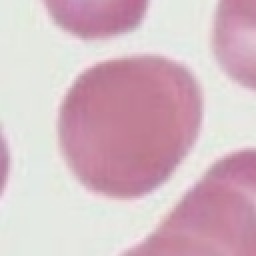
#> input picture ai-backend/yolo_crops/normal/yc_val_09147c1a.jpg, 128 x 128 px (shown 2 times larger); its folder holds only this picture in this run
$ python manual_crop_tool.py yolo_crops/normal/yc_val_09147c1a.jpg
#> lines starting #> are read from the running program, lines starting #| are printed output that depends on the picture; after the words box and inside, x2 and y2 are one past the last pixel; in counts of white or black regions, pixels touching at a corner belong together
"""
Manual Crop Tool for Validation Cells Curation (v2)
=====================================================
Usage:
    python manual_crop_tool.py <smear_image_path>

Example:
    python manual_crop_tool.py validation_smears/sickle/sickle_01.jpg.jpg

Controls:
    ── Navigation ──
    Mouse wheel     Zoom in / out (centered on cursor)
    Right-drag      Pan the zoomed image
    Middle-click    Reset zoom to fit

    ── Crop Size (cycle with bracket keys) ──
    [             Decrease crop size: 160 → 128 → 112 → 96
    ]             Increase crop size: 96 → 112 → 128 → 160

    ── Cell Selection ──
    Left-click    Select a cell center (shows preview + crosshair)

    ── Classification (after left-click) ──
    1             Save as normal
    2             Save as sickle
    3             Save as artifact
    4             Reject / skip (no save)

    ── Session ──
    z             Undo last saved crop
    q             Quit and save session

Output:
    validation_cells/raw/{class}/manual_{smear}_{NNN}.png    (raw NxN lossless)
    validation_cells/{class}/manual_{smear}_{NNN}.jpg        (128x128 model-ready)
    validation_cells/crop_log.json                           (append-only metadata)
"""
import sys
import os
import json
import cv2
import numpy as np
from pathlib import Path
from datetime import datetime, timezone

# ── Configuration ──
CROP_SIZES = [96, 112, 128, 160]
DEFAULT_CROP_IDX = 0  # start at 96
RESIZED_SIZE = 128
OUTPUT_BASE = Path("validation_cells")
CLASS_MAP = {
    ord("1"): "normal",
    ord("2"): "sickle",
    ord("3"): "artifact",
    ord("4"): "__skip__",
}
ZOOM_STEP = 1.25
MIN_ZOOM = 0.5
MAX_ZOOM = 10.0
WINDOW_W = 1200
WINDOW_H = 850


def load_crop_log():
    log_path = OUTPUT_BASE / "crop_log.json"
    if log_path.exists():
        with open(log_path) as f:
            return json.load(f)
    return []


# [19 lines left out: functions save_crop_log, get_next_index, not called in this run]


def determine_smear_class(image_path):
    p = str(image_path).lower()
    if "normal" in p:
        return "normal"
    elif "sickle" in p:
        return "sickle"
    return "unknown"


class CropTool:
    def __init__(self, image_path):
#> called with image_path = 'yolo_crops/normal/yc_val_09147c1a.jpg'
        self.image_path = Path(image_path)
        self.smear_name = self.image_path.stem.replace(".jpg", "").replace(".png", "")
        self.smear_class = determine_smear_class(image_path)
        self.img_full = cv2.imread(str(image_path))
#> self.img_full is the input picture: shape (128, 128, 3); mean B, G, R 195.9, 186.1, 213.1
        if self.img_full is None:
            raise ValueError(f"Cannot read image: {image_path}")

        self.h_full, self.w_full = self.img_full.shape[:2]
#> self.h_full = 128; self.w_full = 128
        self.crop_log = load_crop_log()
        self.session_crops = []
        self.pending_click = None  # (x, y) in full-image coordinates
        self.crop_size_idx = DEFAULT_CROP_IDX
        self.needs_redraw = True

        # Zoom / Pan state — viewport defined in full-image coordinates
        # (vx, vy) = top-left corner of viewport in full image
        # zoom = how many screen pixels per full-image pixel
        fit_zoom = min(WINDOW_W / self.w_full, WINDOW_H / self.h_full)
#> fit_zoom = 6.64
        self.zoom = fit_zoom
#> self.zoom = 6.64
        self.fit_zoom = fit_zoom
#> self.fit_zoom = 6.64
        self.vx = 0.0  # viewport left in full-image coords
        self.vy = 0.0  # viewport top in full-image coords

        # Pan drag state
        self._dragging = False
        self._drag_start = None  # (mouse_x, mouse_y)
        self._drag_vx0 = 0.0
        self._drag_vy0 = 0.0

        # Ensure output dirs
        for cls in ["normal", "sickle", "artifact"]:
            (OUTPUT_BASE / cls).mkdir(parents=True, exist_ok=True)
            (OUTPUT_BASE / "raw" / cls).mkdir(parents=True, exist_ok=True)

    @property
    def crop_size(self):
        return CROP_SIZES[self.crop_size_idx]

    @property
    def half_crop(self):
        return self.crop_size // 2

    # [23 lines left out: functions _clamp_viewport, _screen_to_full, _full_to_screen, _is_near_border, not called in this run]

    def _render(self):
        """Render the current viewport with overlays."""
        # Compute the region of the full image visible on screen
        view_w = WINDOW_W / self.zoom
        view_h = WINDOW_H / self.zoom

        x1 = int(max(0, self.vx))
        y1 = int(max(0, self.vy))
        x2 = int(min(self.w_full, self.vx + view_w))
        y2 = int(min(self.h_full, self.vy + view_h))

        if x2 <= x1 or y2 <= y1:
            return np.zeros((WINDOW_H, WINDOW_W, 3), dtype=np.uint8)

        region = self.img_full[y1:y2, x1:x2]
        out_w = int((x2 - x1) * self.zoom)
        out_h = int((y2 - y1) * self.zoom)
        out_w = min(out_w, WINDOW_W)
        out_h = min(out_h, WINDOW_H)

        display = cv2.resize(region, (out_w, out_h), interpolation=cv2.INTER_LINEAR)

        # Pad to window size if needed
        if out_w < WINDOW_W or out_h < WINDOW_H:
            canvas = np.zeros((WINDOW_H, WINDOW_W, 3), dtype=np.uint8)
            canvas[:out_h, :out_w] = display
            display = canvas

        # Draw saved crop markers
        for crop in self.session_crops:
            sx, sy = self._full_to_screen(crop["click_x"], crop["click_y"])
            half_s = int(crop["raw_crop_size"] / 2 * self.zoom)
            if -half_s < sx < WINDOW_W + half_s and -half_s < sy < WINDOW_H + half_s:
                color = (0, 255, 0) if crop["user_label"] == "normal" else \
                        (0, 0, 255) if crop["user_label"] == "sickle" else (0, 255, 255)
                cv2.rectangle(display, (sx - half_s, sy - half_s), (sx + half_s, sy + half_s), color, 1)

        # Draw pending click crosshair + crop box
        if self.pending_click:
            fx, fy = self.pending_click
            sx, sy = self._full_to_screen(fx, fy)
            half_s = int(self.half_crop * self.zoom)
            near = self._is_near_border(int(fx), int(fy))
            box_color = (0, 0, 255) if near else (0, 255, 255)

            # Crosshair lines (extend beyond crop box)
            cv2.line(display, (sx - half_s - 20, sy), (sx + half_s + 20, sy), box_color, 1)
            cv2.line(display, (sx, sy - half_s - 20), (sx, sy + half_s + 20), box_color, 1)
            # Crop box
            cv2.rectangle(display, (sx - half_s, sy - half_s), (sx + half_s, sy + half_s), box_color, 2)

            if near:
                cv2.putText(display, "BORDER", (sx - half_s, sy - half_s - 6),
                            cv2.FONT_HERSHEY_SIMPLEX, 0.45, (0, 0, 255), 1)

        # HUD overlay
        hud_bg = display[:65, :, :].copy()
        cv2.rectangle(display, (0, 0), (WINDOW_W, 65), (0, 0, 0), -1)
        display[:65, :, :] = cv2.addWeighted(hud_bg, 0.3, display[:65, :, :], 0.7, 0)

        cv2.putText(display, f"SMEAR: {self.smear_name}", (8, 18),
                    cv2.FONT_HERSHEY_SIMPLEX, 0.45, (200, 200, 200), 1)
        cv2.putText(display, f"Crop: {self.crop_size}x{self.crop_size}",
                    (8, 38), cv2.FONT_HERSHEY_SIMPLEX, 0.5, (0, 255, 255), 1)
        cv2.putText(display, f"Output: {RESIZED_SIZE}x{RESIZED_SIZE}",
                    (195, 38), cv2.FONT_HERSHEY_SIMPLEX, 0.45, (180, 180, 180), 1)
        cv2.putText(display, f"ZOOM: {self.zoom:.1f}x", (390, 38),
                    cv2.FONT_HERSHEY_SIMPLEX, 0.45, (0, 255, 255), 1)
        cv2.putText(display, f"SESSION: {len(self.session_crops)}", (530, 38),
                    cv2.FONT_HERSHEY_SIMPLEX, 0.45, (0, 255, 0), 1)
        cv2.putText(display, "1=N 2=S 3=A 4=Skip | [/]=Size | Scroll=Zoom | RightDrag=Pan | Z=Undo Q=Quit",
                    (8, 60), cv2.FONT_HERSHEY_SIMPLEX, 0.33, (140, 140, 140), 1)

        return display

    # [100 lines left out: functions _on_mouse, _get_crop, _save_crop, _undo_last, not called in this run]

    def run(self):
        win = "Manual Crop Tool v2"
        win_preview = "Preview"

        cv2.namedWindow(win, cv2.WINDOW_AUTOSIZE)
        cv2.resizeWindow(win, WINDOW_W, WINDOW_H)
        cv2.setMouseCallback(win, self._on_mouse)
        cv2.namedWindow(win_preview, cv2.WINDOW_AUTOSIZE)

        print(f"\n  Manual Crop Tool v2")
        print(f"  Smear: {self.smear_name} ({self.smear_class})")
        print(f"  Size: {self.w_full}x{self.h_full}")
#|   Size: 128x128
        print(f"  Hotkeys: 1=N 2=S 3=A 4=Skip | [/]=CropSize | Scroll=Zoom | RightDrag=Pan | Z=Undo Q=Quit\n")

        # Blank preview
        blank = np.zeros((256, 256, 3), dtype=np.uint8)
        cv2.putText(blank, "Click a cell", (60, 130), cv2.FONT_HERSHEY_SIMPLEX, 0.6, (100, 100, 100), 1)
        cv2.imshow(win_preview, blank)
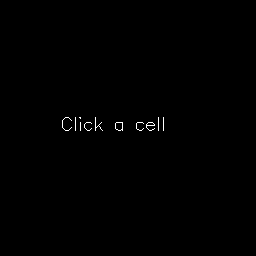
#> window 'Preview': shape (256, 256, 3); values 0 (black) and 100 (white), 0.3% white in thin lines or dots, all inside (x1, y1, x2, y2) = (62, 117, 164, 131)

        # Key codes: on Windows, cv2.waitKey may return VK codes not ASCII
        # [ = ASCII 91, Windows VK_OEM_4 = 219
        # ] = ASCII 93, Windows VK_OEM_6 = 221
        # Also accept - (45) and = (61) as universal fallbacks
        KEYS_SHRINK = {91, 219, 45}   # [, VK_OEM_4, -
        KEYS_GROW   = {93, 221, 61}   # ], VK_OEM_6, =

        while True:
            if self.needs_redraw:
                display = self._render()
#> in _render, `canvas[:out_h, :out_w] = display`:
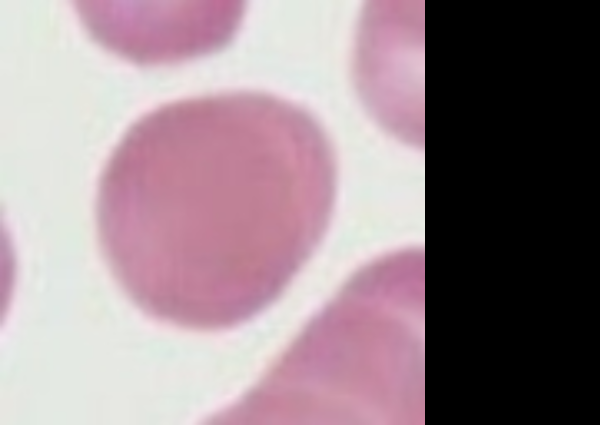
#> canvas: shape (850, 1200, 3) (shown at 1/2 size); mean B, G, R 138.7, 131.7, 150.9
#> in _render, `hud_bg = display[:65, :, :].copy()`:
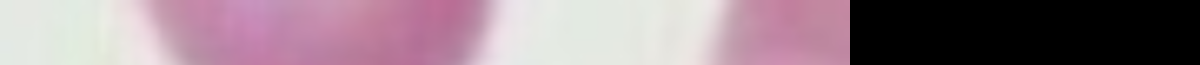
#> hud_bg: shape (65, 1200, 3); mean B, G, R 137.1, 127, 148.3
#> in _render, `display[:65, :, :] = cv2.addWeighted(hud_bg, 0.3, display[:65, :, :], ..`:
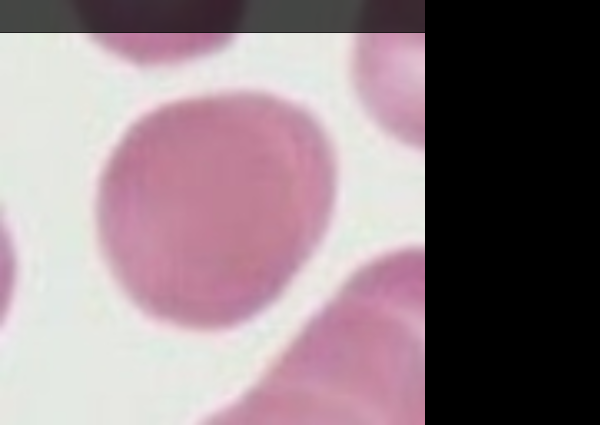
#> display: shape (850, 1200, 3) (shown at 1/2 size); mean B, G, R 131.2, 124.8, 142.8
#> in _render, `cv2.putText(display, f"SMEAR: {self.smear_name}", (8, 18), cv2.FONT_HE..`: display: shape (850, 1200, 3); 0.04% of pixels changed, all inside (x1, y1, x2, y2) = (9, 9, 186, 22)
#> in _render, `cv2.putText(display, f"Crop: {self.crop_size}x{self.crop_size}", (8, 3..`: display: shape (850, 1200, 3); mean B, G, R 131.2, 124.9, 142.8
#> in _render, `cv2.putText(display, f"Output: {RESIZED_SIZE}x{RESIZED_SIZE}", (195, 3..`: display: shape (850, 1200, 3); mean B, G, R 131.2, 124.9, 142.9
#> in _render, `cv2.putText(display, f"SESSION: {len(self.session_crops)}", (530, 38),..`: display: shape (850, 1200, 3); mean B, G, R 131.2, 125, 142.9
#> in _render, `cv2.putText(display, "1=N 2=S 3=A 4=Skip | [/]=Size | Scroll=Zoom | Ri..`:
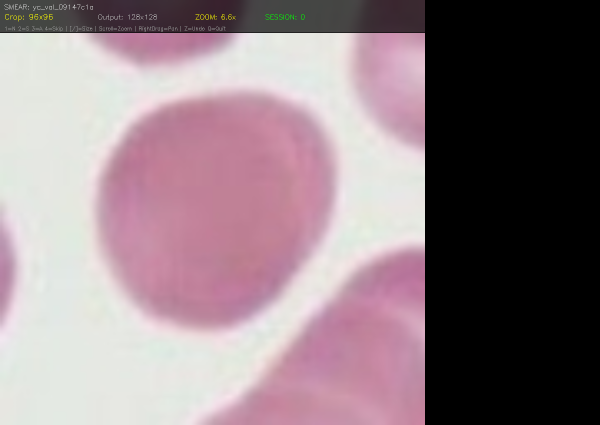
#> display: shape (850, 1200, 3) (shown at 1/2 size); mean B, G, R 131.3, 125.1, 143
                cv2.imshow(win, display)
                self.needs_redraw = False

            raw_key = cv2.waitKeyEx(30)
#> (key q is pressed here)
#> raw_key = 113
            key = raw_key & 0xFF
#> key = 113

            if key == ord("q"):
                print(f"\n  Session ended. {len(self.session_crops)} crops saved.")
                break

            elif key in KEYS_SHRINK:
                old = self.crop_size
                self.crop_size_idx = max(0, self.crop_size_idx - 1)
                if self.crop_size != old:
                    print(f"  Crop size: {self.crop_size}x{self.crop_size}")
                    self.needs_redraw = True
                    display = self._render()
                    cv2.imshow(win, display)

            elif key in KEYS_GROW:
                old = self.crop_size
                self.crop_size_idx = min(len(CROP_SIZES) - 1, self.crop_size_idx + 1)
                if self.crop_size != old:
                    print(f"  Crop size: {self.crop_size}x{self.crop_size}")
                    self.needs_redraw = True
                    display = self._render()
                    cv2.imshow(win, display)

            elif key == ord("z"):
                undone = self._undo_last()
                if undone:
                    print(f"  \u21a9 Undone: {undone}")
                else:
                    print("  Nothing to undo.")
                self.pending_click = None
                self.needs_redraw = True

            elif key in CLASS_MAP and self.pending_click:
                fx, fy = self.pending_click
                cls = CLASS_MAP[key]

                if cls == "__skip__":
                    print(f"  \u2298 Skipped ({int(fx)}, {int(fy)})")
                    self.pending_click = None
                    self.needs_redraw = True
                    # Clear preview
                    blank = np.zeros((256, 256, 3), dtype=np.uint8)
                    cv2.putText(blank, "Skipped", (80, 130), cv2.FONT_HERSHEY_SIMPLEX, 0.6, (0, 0, 200), 1)
                    cv2.imshow(win_preview, blank)
                    continue

                crop = self._get_crop(fx, fy)
                if crop is None:
                    print(f"  \u2717 Border reject ({int(fx)}, {int(fy)})")
                else:
                    name = self._save_crop(crop, cls, fx, fy)
                    print(f"  \u2713 Saved: {name} \u2192 {cls} ({self.crop_size}x{self.crop_size})")

                self.pending_click = None
                self.needs_redraw = True

            # Update preview window when pending
            if self.pending_click:
                fx, fy = self.pending_click
                crop = self._get_crop(fx, fy)
                if crop is not None:
                    # Show preview scaled to 256x256 for visibility
                    preview = cv2.resize(crop, (256, 256), interpolation=cv2.INTER_NEAREST)
                    # Center crosshair
                    cv2.line(preview, (118, 128), (138, 128), (0, 255, 255), 1)
                    cv2.line(preview, (128, 118), (128, 138), (0, 255, 255), 1)
                    cv2.putText(preview, f"Crop: {self.crop_size}x{self.crop_size}", (5, 18),
                                cv2.FONT_HERSHEY_SIMPLEX, 0.45, (0, 255, 255), 1)
                    cv2.putText(preview, f"Output: {RESIZED_SIZE}x{RESIZED_SIZE}", (5, 36),
                                cv2.FONT_HERSHEY_SIMPLEX, 0.38, (180, 180, 180), 1)
                    cv2.putText(preview, "1=N 2=S 3=A 4=Skip", (5, 248),
                                cv2.FONT_HERSHEY_SIMPLEX, 0.4, (180, 180, 180), 1)
                    cv2.imshow(win_preview, preview)
                else:
                    border_msg = np.zeros((256, 256, 3), dtype=np.uint8)
                    cv2.putText(border_msg, "TOO CLOSE", (55, 115), cv2.FONT_HERSHEY_SIMPLEX, 0.7, (0, 0, 255), 2)
                    cv2.putText(border_msg, "TO BORDER", (58, 150), cv2.FONT_HERSHEY_SIMPLEX, 0.7, (0, 0, 255), 2)
                    cv2.imshow(win_preview, border_msg)

        cv2.destroyAllWindows()

        # Summary
        counts = {}
        for c in self.session_crops:
            counts[c["user_label"]] = counts.get(c["user_label"], 0) + 1
        print(f"\n  Session summary:")
        for cls, count in sorted(counts.items()):
            print(f"    {cls}: {count}")
        print(f"    total: {len(self.session_crops)}")
        print(f"  Log: {OUTPUT_BASE / 'crop_log.json'}")


if __name__ == "__main__":
    if len(sys.argv) < 2:
        print("Usage: python manual_crop_tool.py <smear_image_path>")
        print("Example: python manual_crop_tool.py validation_smears/sickle/sickle_01.jpg.jpg")
        sys.exit(1)

    tool = CropTool(sys.argv[1])
    tool.run()

$ run again, on ai-backend/yolo_crops/normal/yc_val_384cd6e1.jpg
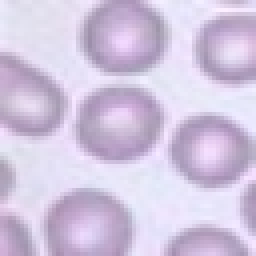
#> input picture ai-backend/yolo_crops/normal/yc_val_384cd6e1.jpg, 64 x 64 px (shown 4 times larger)
#> in __init__, self.img_full is the input picture: shape (64, 64, 3); mean B, G, R 223.6, 197.3, 209.6
#|   Size: 64x64
#> in _render, `hud_bg = display[:65, :, :].copy()`:
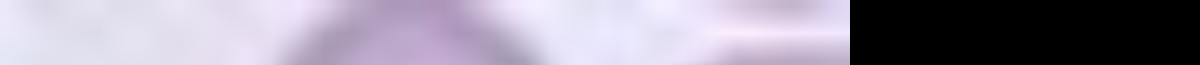
#> hud_bg: shape (65, 1200, 3); mean B, G, R 162.5, 146.7, 153.2
#> in _render, `cv2.putText(display, "1=N 2=S 3=A 4=Skip | [/]=Size | Scroll=Zoom | Ri..`:
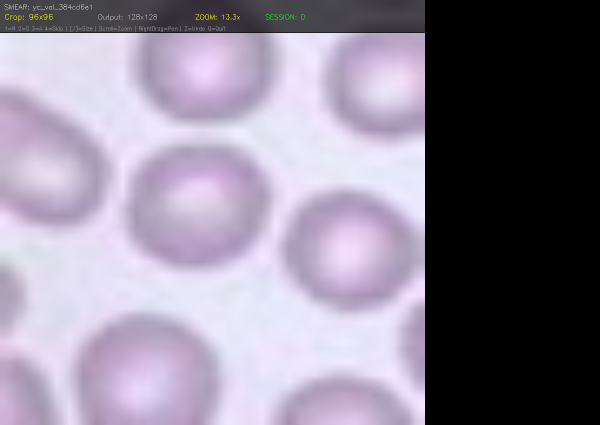
#> display: shape (850, 1200, 3) (shown at 1/2 size); mean B, G, R 149.5, 131.9, 140.2
#> raw_key = 113

$ run again, on ai-backend/yolo_crops/normal/yc_val_11aa3a35.jpg
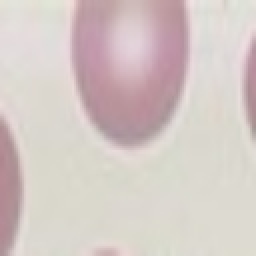
#> input picture ai-backend/yolo_crops/normal/yc_val_11aa3a35.jpg, 128 x 128 px (shown 2 times larger)
#> in __init__, self.img_full is the input picture: shape (128, 128, 3); mean B, G, R 197.7, 200.9, 212.7
#|   Size: 128x128
#> in _render, `hud_bg = display[:65, :, :].copy()`:
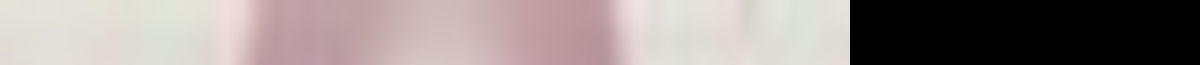
#> hud_bg: shape (65, 1200, 3); mean B, G, R 138.5, 140.3, 150.4
#> in _render, `cv2.putText(display, "1=N 2=S 3=A 4=Skip | [/]=Size | Scroll=Zoom | Ri..`:
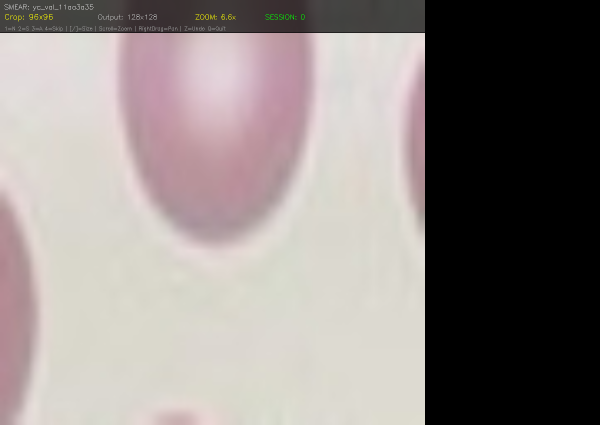
#> display: shape (850, 1200, 3) (shown at 1/2 size); mean B, G, R 132.5, 134.8, 142.6
#> raw_key = 113
